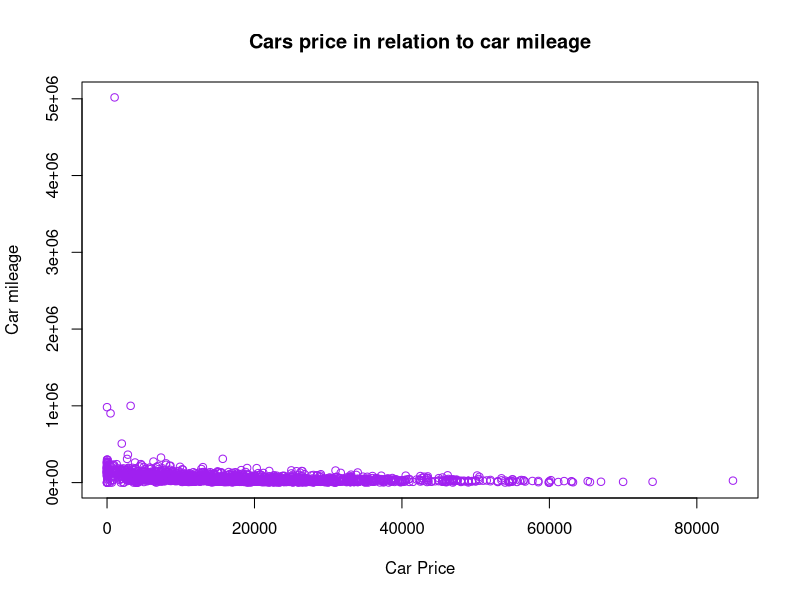

This chart was generated by the following R code:
## ---- chunk 1
#Q1 - B
#Q2 - 25
#Q3- C
## ---- chunk 2
#Q1
cars = read.csv("USA_cars_datasets.csv")
## ---- chunk 3
#Q2

head(cars,10)

tail(cars,10)
## ---- chunk 4
#Q3

colnames(cars)[9] =  "Vehicle_identification_number"

## ---- chunk 5
#Q4
sum(is.na(cars))
max(cars$Mileage,na.rm = T)
min(cars$Price,na.rm = T)
ford_cars = cars[cars$Brand == "ford",]
dim(ford_cars)
florida_cars = cars[cars$State == "florida",]
mean(florida_cars$Price,na.rm = T)
## ---- chunk 6
#q5
cheap_cars = cars[order(cars$Price),]
## ---- chunk 7
#q6

Top_50 = cheap_cars[1:50,]
Top_50 = Top_50[,-12]
## ---- chunk 8
#Q7

ars = read.csv("USA_cars_datasets.csv")
plot(cars$Price, cars$Mileage, col = "purple", main="Cars price in relation to car mileage", xlab = "Car Price", ylab = "Car mileage")

#Yes the dot in the top of the chart
